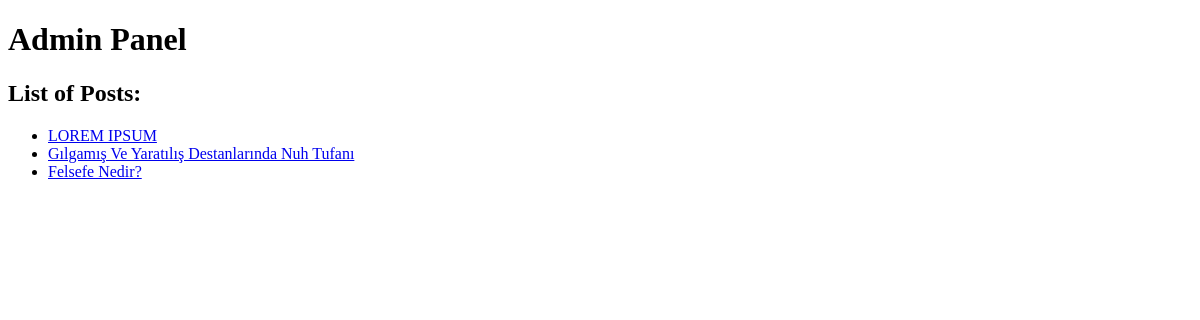
The page /editor on the database as committed earlier.
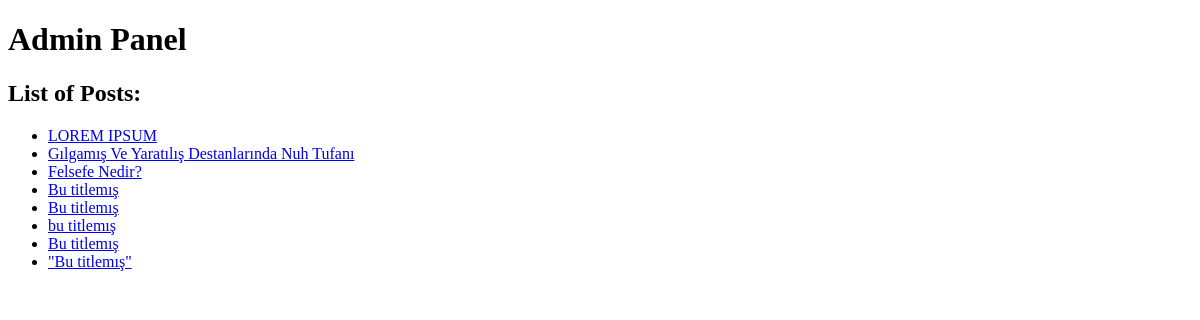
The same page on the database as committed later.
### tables this page shows
CREATE TABLE blogs (id INTEGER PRIMARY KEY AUTOINCREMENT, title TEXT, subtitle TEXT, content TEXT, created_on TEXT, updated_on TEXT);

### flaskblog.py (the view)
@app.route('/editor')
def list_posts():
    conn = sqlite3.connect('blog.db')
    cursor = conn.cursor()
    cursor.execute('SELECT id, title FROM blogs')
    rows = cursor.fetchall()
    posts_data = [{"id": row[0], "title": row[1]} for row in rows]
    conn.close()
    return render_template('adminpanel.html', posts_data=posts_data)

### templates/adminpanel.html (shortened to what this page needs)
<!DOCTYPE html>
<html lang="en">
<head>
</head>
<body>
    <h1>Admin Panel</h1>
    <h2>List of Posts:</h2>
    <ul>
        {% for post in posts_data %}
            <li><a href="/post/{{ post.id }}">{{ post.title }}</a></li>
        {% endfor %}
    </ul>
</body>
</html>

Rows that differ between the two databases and show on the page:
added blogs: title "Bu titlemış"
added blogs: title "Bu titlemış"
added blogs: title "bu titlemış"
added blogs: title "Bu titlemış"
added blogs: title "\"Bu titlemış\""
